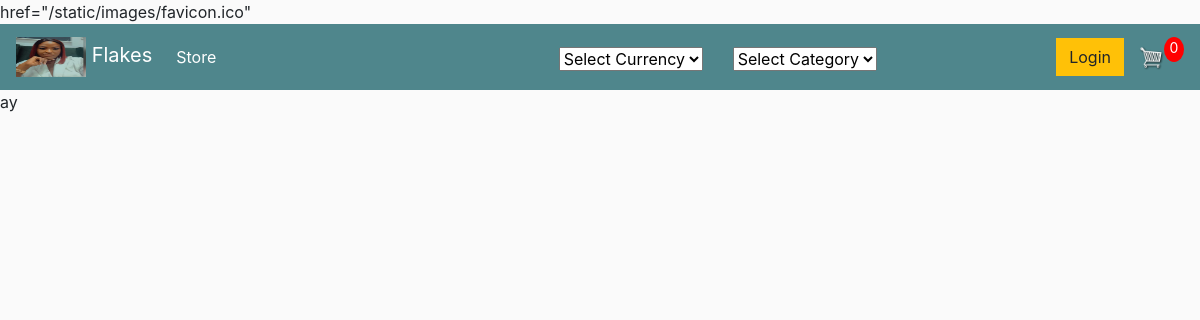
The app's page /fashion/, older data.
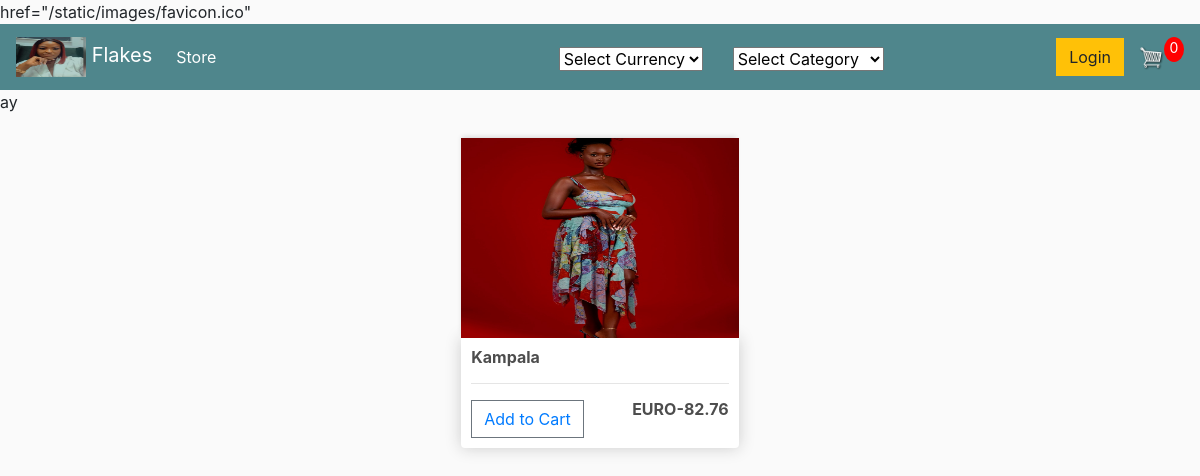
The same page, newer data.
### fashion_app/models.py (models this page shows, shortened)
class Product(models.Model):
	category = models.ForeignKey(Category, verbose_name=(""), on_delete=models.CASCADE, null=True,blank=True)
	name = models.CharField(max_length=200)
	price = models.PositiveIntegerField()
	digital = models.BooleanField(default=False,null=True, blank=True)
	image = models.ImageField(null=True, blank=True)
	@property
	def imageURL(self):
		try:
			url = self.image.url
		except:
			url = ''
		return url
	def get_revised_price(self):
		try:
			jab = Currency.objects.get(pk=1)
			if jab.currency == 'NGN':
				return float(self.price)
			elif jab.currency  == 'USD':
				return float(self.price/jab.usd)
			elif jab.currency == 'EURO':
				return float(self.price/jab.euro)
			elif jab.currency  == 'GBP':
				return float(self.price/jab.pound)
		except Currency.DoesNotExist:
			return None  # Handle missing currency scenario
		return None
	def declare_currence(self):
		try:
			jab = Currency.objects.get(pk=1)
			if jab.currency == 'NGN':
				return 'NGN'
			elif jab.currency  == 'USD':
				return 'USD'
			elif jab.currency == 'EURO':
				return 'EURO'
			elif jab.currency  == 'GBP':
				return 'GBP'
		except Currency.DoesNotExist:
			return None  # Handle missing currency scenario
		return None

class Currency(models.Model):
	currecy_choices =[('NGN','Naira'),('GBP','Pound'),('EURO','Euro'),('USD','usd')]
	currency  =  models.CharField( max_length=50 ,choices=currecy_choices, default='NGN')
	naira = models.DecimalField( max_digits=10, decimal_places=2,default= 1)
	pound =models.DecimalField( max_digits=10, decimal_places=2,default= 1)
	euro =models.DecimalField( max_digits=10, decimal_places=2,default= 1)
	usd = models.DecimalField( max_digits=10, decimal_places=2,default= 1)

### fashion_app/views.py (the view)
# urls.py: path('', views.mainstore, name='mainstore'),
def mainstore(request):
    currency = Currency.objects.all()
    categories=Category.objects.all()
    products = Product.objects.all()
    items=OrderItem.objects.all()
    cartTotalItems = sum([item.quantity for item in items])
    context = {'products':products, 'categories':categories,'currency':currency,'cartTotalItems':cartTotalItems,'items':items}
    return render(request, 'store/mainstore.html', context)

### fashion_app/templates/store/mainstore.html (shortened to what this page needs)
{% extends 'store/main.html' %}
{% load static %}
{% block currency %}
<div>
	<form id="autoSubmitForm" action="{% url 'edit_currency'%}" method="post" class ='mt-1 col-4'>
		<select class="form-select" name="currency" id="autoSubmitSelect">
		<option value='NGN'> Select Currency</option>
		</select>
	  </form>
</div>
<div  class ='mt-1 col-4'>
	<select onchange="window.location.href=value" class="form-select" name="currency" id="autoSubmitSelect2">
		<option value= ""> Select Category</option>
		</select>
</div>
{% endblock currency %}
{% block cart %}
<p id="cart-total">{{cartTotalItems}}</p>
{% endblock cart %}
{% block content %}
</div>
	<div class="row d-flex justify-content-center">
		{% for product in products %}
		<div class=" col-md-3 mx-1 mb-5 text-dark">
			<img class="thumbnail" src="{{product.imageURL}}">
			<div class="box-element product">
				<h6><strong>{{product.name}}</strong></h6>
				<hr>
				<div style="display: flex; gap:1em; justify-content: space-between;">
					<div>
						<button data-product="{{product.id}}" data-action="add" class="btn btn-outline-secondary add-btn update-cart"><a href="{% url 'add_to_cart' product.id %}"> Add to Cart</a>	</button>
					</div>
					<h6><strong>{{product.declare_currence}}-{{product.get_revised_price|floatformat:2}}</strong></h6>
				</div>
			</div>
		</div>
		{% endfor %}
	</div>
{% endblock content %}

Row changes from the older to the newer data that the page shows:
added Product: imageURL (picture), name "Kampala", declare_currence "EURO", get_revised_price "82.76"
